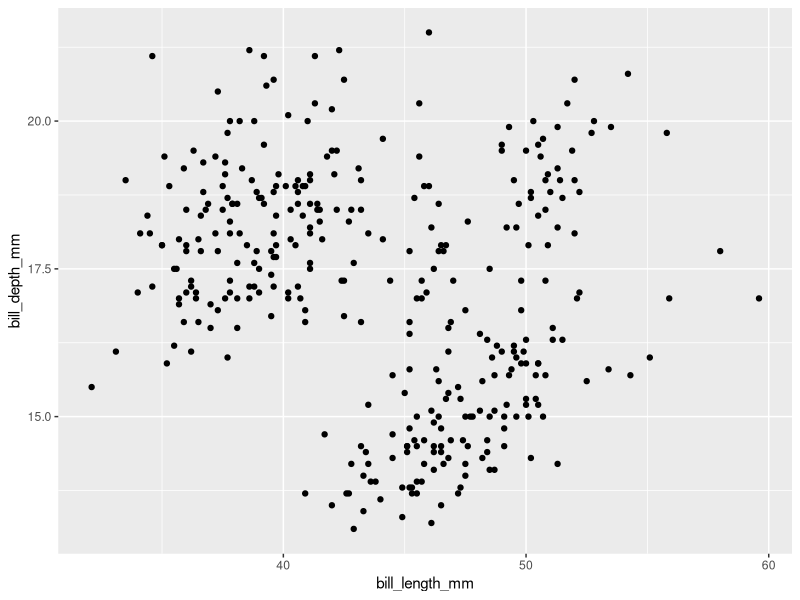
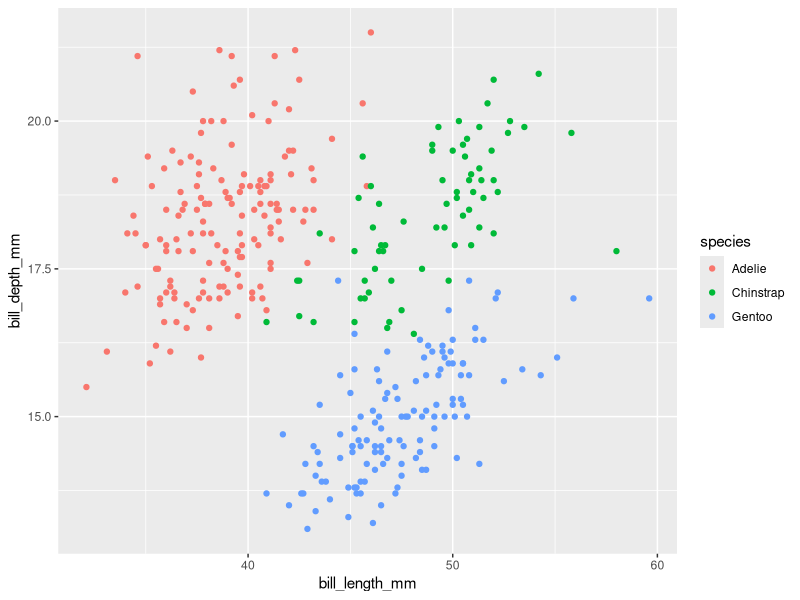
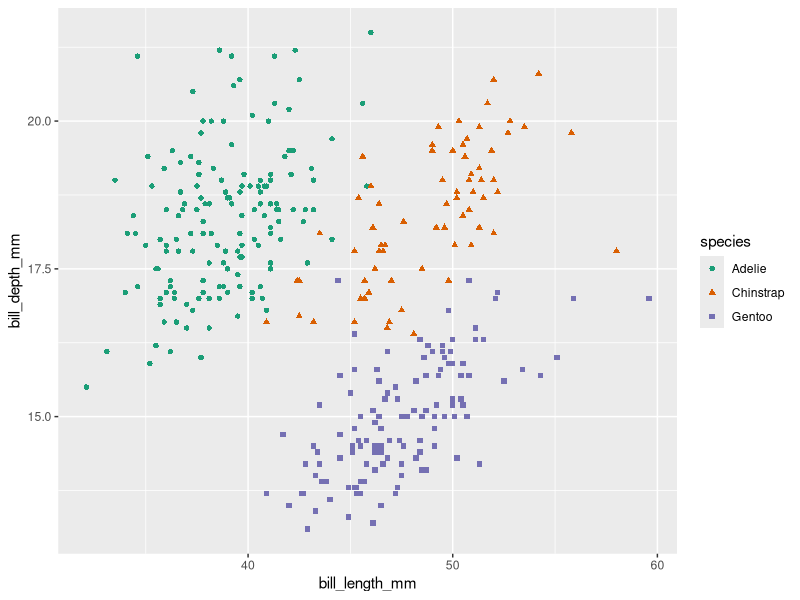
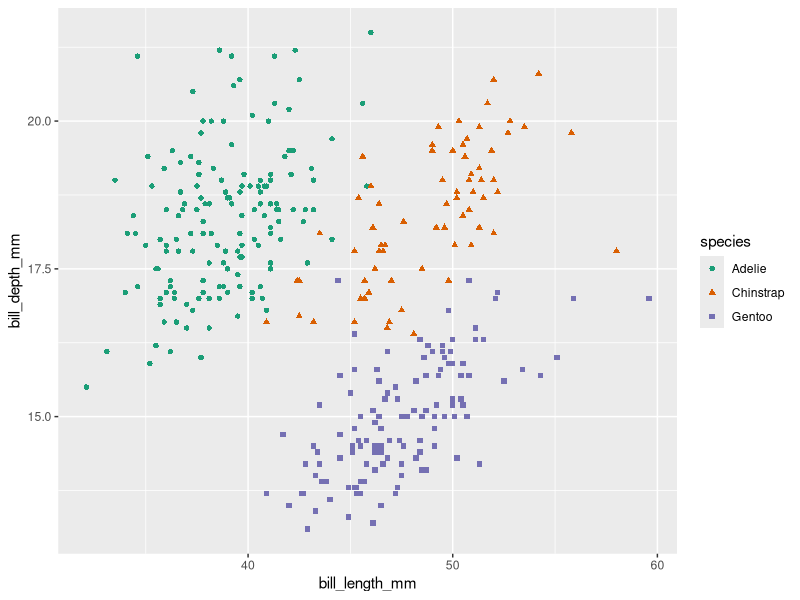
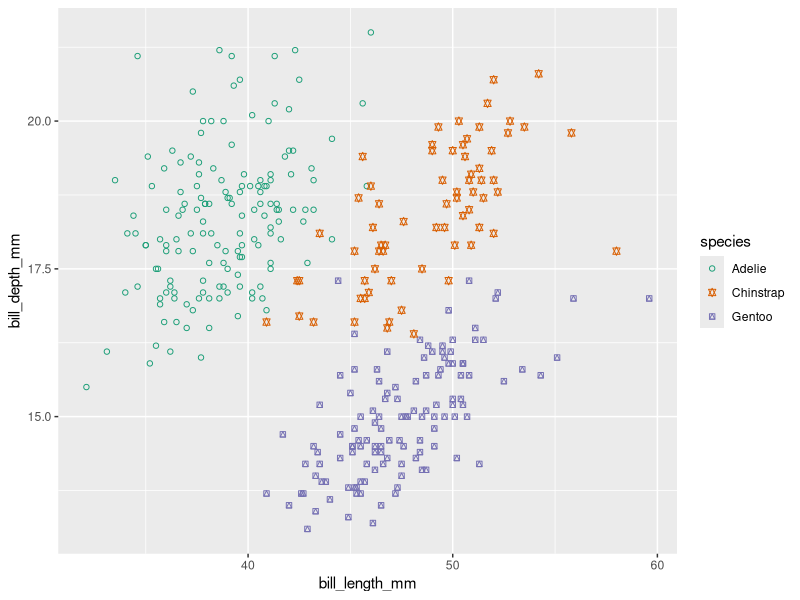
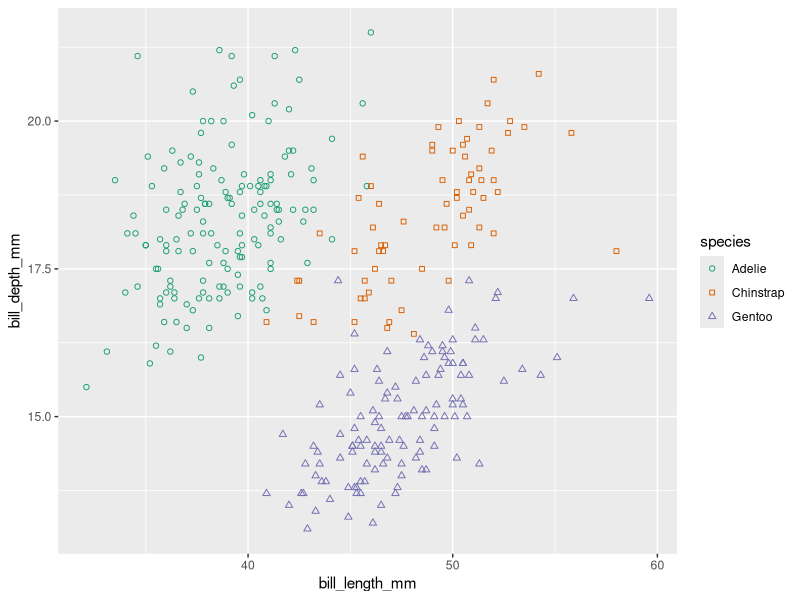
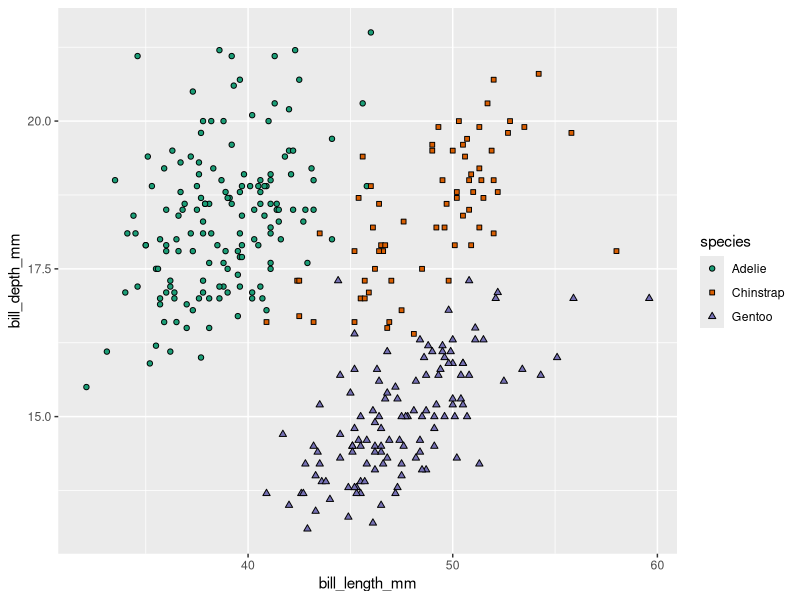
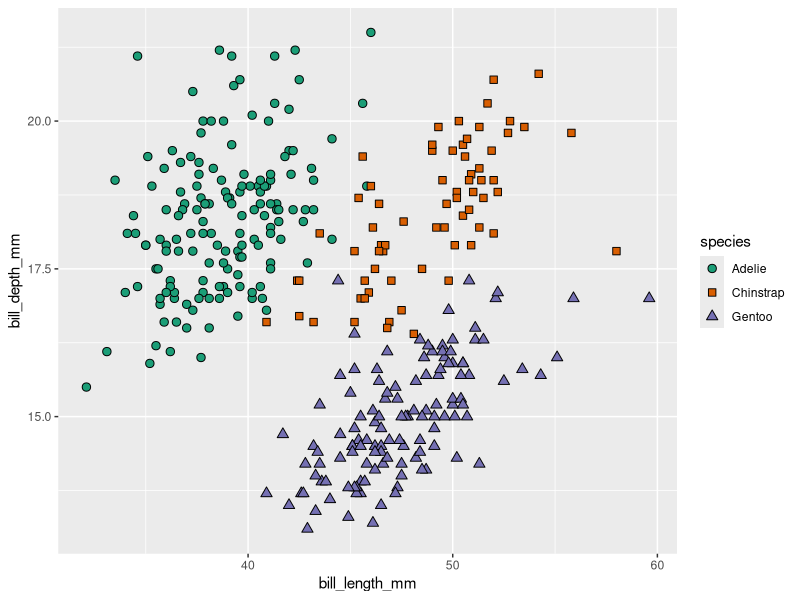

These charts were generated, in order, by the following R code:
## ---- chunk 1
# install.packages("palmerpenguins")
library(ggplot2)
library(here)
library(palmerpenguins)


## ---- chunk 2
# Read in the palmer penguins data
penguins <- penguins
## ---- chunk 3
# Putting a "?" in front of a function (or built-in dataset) will automatically bring up its help page!
?penguins
## ---- chunk 4
ggplot(data = penguins, aes(x = bill_length_mm, y = bill_depth_mm)) +
  geom_point()
## ---- chunk 5
ggplot(data = penguins, aes(x = bill_length_mm, y = bill_depth_mm, colour = species)) +
  geom_point()
## ---- chunk 6
ggplot(data = penguins, aes(x = bill_length_mm, y = bill_depth_mm)) +
  geom_point(aes(color = species, shape=species)) +
  scale_color_brewer(palette = "Dark2")
## ---- chunk 7
ggplot(data = penguins, aes(x = bill_length_mm, y = bill_depth_mm)) +
  geom_point(aes(color = species,
                 shape = species)) +
  scale_color_brewer(palette = "Dark2")
## ---- chunk 8
ggplot(data = penguins, aes(x = bill_length_mm, y = bill_depth_mm)) +
  geom_point(aes(color = species,
                 shape = species)) +
  scale_color_brewer(palette = "Dark2") +
  scale_shape_manual(values = c(1, 11, 14))
## ---- chunk 9
ggplot(data = penguins, aes(x = bill_length_mm, y = bill_depth_mm)) +
  geom_point(aes(color = species,
                 shape = species)) +
  scale_color_brewer(palette = "Dark2") +
  scale_shape_manual(values = c(21, 22, 24))
## ---- chunk 10
ggplot(data = penguins, aes(x = bill_length_mm, y = bill_depth_mm)) +
  geom_point(aes(fill = species,
                 shape = species)) +
  scale_fill_brewer(palette = "Dark2") +
  scale_shape_manual(values = c(21, 22, 24))
## ---- chunk 11
ggplot(data = penguins, aes(x = bill_length_mm, y = bill_depth_mm)) +
  geom_point(aes(fill = species,
                 shape = species),
             size = 2.5) +
  scale_fill_brewer(palette = "Dark2") +
  scale_shape_manual(values = c(21, 22, 24))
## ---- chunk 12
ggplot(data = penguins, aes(x = bill_length_mm, y = bill_depth_mm)) +
  geom_point(aes(fill = species,
                 shape = species),
             size = 2.5) +
  geom_smooth(method = "lm") +
  scale_fill_brewer(palette = "Dark2") +
  scale_shape_manual(values = c(21, 22, 24))
## ---- chunk 13
ggplot(data = penguins, aes(x = bill_length_mm, y = bill_depth_mm)) +
  geom_point(aes(fill = species,
                 shape = species),
             size = 2.5) +
  geom_smooth(method = "lm",
              aes(color = species)) +
  scale_fill_brewer(palette = "Dark2") +
  scale_shape_manual(values = c(21, 22, 24))
## ---- chunk 14
ggplot(data = penguins, aes(x = bill_length_mm, y = bill_depth_mm)) +
  geom_point(aes(fill = species,
                 shape = species),
             size = 2.5) +
  geom_smooth(method = "lm",
              aes(color = species)) +
  scale_fill_brewer(palette = "Dark2") +
  scale_color_brewer(palette = "Dark2") +
  scale_shape_manual(values = c(21, 22, 24))
## ---- chunk 15
ggplot(data = penguins, aes(x = bill_length_mm, y = bill_depth_mm)) +
  geom_point(aes(fill = species,
                 shape = species),
             size = 2.5) +
  geom_smooth(method = "lm",
              aes(color = species)) +
  scale_fill_brewer(palette = "Dark2") +
  scale_color_brewer(palette = "Dark2") +
  scale_shape_manual(values = c(21, 22, 24)) +
  scale_y_continuous(limits = c(0, NA))
## ---- chunk 16
?scale_y_continuous()
## ---- chunk 17
ggplot(data = penguins, aes(x = bill_length_mm, y = bill_depth_mm)) +
  geom_point(aes(fill = species,
                 shape = species),
             size = 2.5) +
  geom_smooth(method = "lm",
              aes(color = species)) +
  scale_fill_brewer(palette = "Dark2") +
  scale_color_brewer(palette = "Dark2") +
  scale_shape_manual(values = c(21, 22, 24)) +
  scale_y_log10()


## ---- chunk 18
ggplot(data = penguins, aes(x = bill_length_mm, y = bill_depth_mm)) +
  geom_point(aes(fill = species,
                 shape = species),
             size = 2.5) +
  geom_smooth(method = "lm",
              aes(color = species)) +
  scale_fill_brewer(palette = "Dark2") +
  scale_color_brewer(palette = "Dark2") +
  scale_shape_manual(values = c(21, 22, 24)) +
  labs(x = "Bill length (mm)",
       y = "Bill depth (mm)")

## ---- chunk 19
ggplot(data = penguins, aes(x = bill_length_mm, y = bill_depth_mm)) +
  geom_point(aes(fill = species,
                 shape = species),
             size = 2.5) +
  geom_smooth(method = "lm",
              aes(color = species)) +
  scale_fill_brewer(palette = "Dark2") +
  scale_color_brewer(palette = "Dark2") +
  scale_shape_manual(values = c(21, 22, 24)) +
  labs(x = "Bill length (mm)",
       y = "Bill depth (mm)", title="Species")
## ---- chunk 20
?theme()
## ---- chunk 21
ggplot(data = penguins, aes(x = bill_length_mm, y = bill_depth_mm)) +
  geom_point(aes(fill = species,
                 shape = species),
             size = 2.5) +
  geom_smooth(method = "lm",
              aes(color = species)) +
  scale_fill_brewer(palette = "Dark2") +
  scale_color_brewer(palette = "Dark2") +
  scale_shape_manual(values = c(21, 22, 24)) +
  labs(x = "Bill length (mm)",
       y = "Bill depth (mm)", 
       fill = "Species",
       color = "Species",
       shape = "Species") +
  theme(axis.title.x = element_text(color = "red",
                                    size = 16))

## ---- chunk 22
?element_text
#plain, italic, bold, bold.italic
## ---- chunk 23
ggplot(data = penguins, aes(x = bill_length_mm, y = bill_depth_mm)) +
  geom_point(aes(fill = species,
                 shape = species),
             size = 2.5) +
  geom_smooth(method = "lm",
              aes(color = species)) +
  scale_fill_brewer(palette = "Dark2") +
  scale_color_brewer(palette = "Dark2") +
  scale_shape_manual(values = c(21, 22, 24)) +
  labs(x = "Bill length (mm)",
       y = "Bill depth (mm)", 
       fill = "Species",
       color = "Species",
       shape = "Species") +
  theme(axis.title.x = element_text(color = "red",
                                    size = 16)) +
  theme_classic()

## ---- chunk 24
# Graph bill length vs depth
ggplot(data = penguins, aes(x = bill_length_mm, y = bill_depth_mm)) +
  # Add points separated by species
  geom_point(aes(fill = species,
                 shape = species),
             # Change the size of the points
             size = 2.5) +
  # Add a lm line for each species
  geom_smooth(aes(color = species),
              method = "lm") +
  # Customize the fill and color of the geoms
  scale_fill_brewer(palette = "Dark2") +
  scale_color_brewer(palette = "Dark2") +
  # Manually select the shape of the points
  scale_shape_manual(values = c(21, 22, 24)) +
  # Make nicer axis and legend titles based on the aes() specified above
  labs(x = "Bill length (mm)",
       y = "Bill depth (mm)", 
       fill = "Species",
       color = "Species",
       shape = "Species") +
  # Add in a plot title
  ggtitle("Bill depth vs length of three penguin species") +
  # Change the theme to theme_minimal
  theme_minimal() +
  theme(
    # Change the size of axis titles and text (both x and y at once!)
    axis.title = element_text(size = 14),
    axis.text = element_text(size = 12),
    # Change the size of legend title and text
    legend.text = element_text(size = 12),
    legend.title = element_text(size = 12),
    # Place the legend inside the plot, instead of the default outside
    legend.position = "inside",
    # Specify exactly where in x/y space (from 0 to 1) the legend should sit
    legend.position.inside = c(0.9, 0.15),
    # Color (not fill!) the legend - color refers to the outline here
    legend.background = element_rect(color = "black")
  )

## ---- chunk 25
# Graph bill length vs depth
ggplot(data = penguins, aes(x = species, y = body_mass_g)) +
  # Put violin plots, which show the distribution of points like a histogram/density plot, underneath each set of points
  geom_violin(aes(fill = species),
              # make the violin plots quite transparent
              alpha = 0.25
              ) +
  # Add points separated by species
  geom_jitter(aes(fill = species,
                 shape = species),
             # Change the size of the points
             size = 2.5,
             # Change the default amount that the points are "jittered" in the x (width) and y (height direction)
             width = .1,
             height = 0,
             # Make the points slightly transparent
             alpha = 0.75
             ) +
  # Customize the fill and color of the geoms
  scale_fill_brewer(palette = "Dark2") +
  scale_color_brewer(palette = "Dark2") +
  # Manually select the shape of the points
  scale_shape_manual(values = c(21, 22, 24)) +
  # Make nicer axis and legend titles based on the aes() specified above
  labs(x = "Species",
       y = "Body mass (g)", 
       fill = "Species",
       color = "Species",
       shape = "Species") +
  # Change the theme to theme_minimal
  theme_minimal() +
  theme(
    # Change the size of axis titles and text (both x and y at once!)
    axis.title = element_text(size = 14),
    # Add a little bit of space on the top (t) and the right (r) of the x and y axis titles respectively
    # This separates them from the axis text a bit
    axis.title.x = element_text(margin = margin(t = 10)),
    axis.title.y = element_text(margin = margin(r = 10)),
    axis.text = element_text(size = 12),
    # Change the size of legend title and text
    legend.text = element_text(size = 12),
    legend.title = element_text(size = 12)
  )

